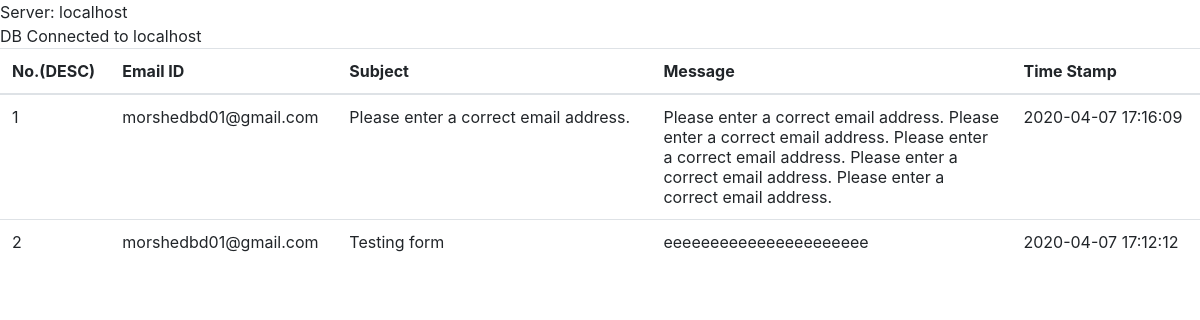
/sent.php, run on the app's committed database.
### tables this page shows
CREATE TABLE `naowas_mail_1` (
  `id` int(11) NOT NULL,
  `email_id` varchar(200) NOT NULL,
  `sub` text NOT NULL,
  `message_body` varchar(1000) NOT NULL,
  `sent_time` timestamp NOT NULL DEFAULT current_timestamp()
);

### sent.php (the view, shortened to what this page needs)
<?php
include 'db.php';
?>
<!DOCTYPE html>
<html>
<head>
    <link rel="stylesheet" href="assets/bootstrap/css/bootstrap.min.css">
    <link rel="stylesheet" href="assets/css/Contact-Form-Clean.css">
    <link rel="stylesheet" href="assets/css/styles.css">
</head>
<body>
<table class="table table-hover">
  <thead>
    <tr>
      <th scope="col">No.(DESC)</th>
      <th scope="col">Email ID</th>
      <th scope="col">Subject</th>
      <th scope="col" style="width: 30.00%">Message</th>
      <th scope="col">Time Stamp</th>
    </tr>
  </thead>
  <tbody>
    <?php
    $sql = "SELECT * FROM naowas_mail_1 ORDER BY id DESC";
    $query = $conn -> prepare($sql);
    $query -> execute();
    $results = $query -> fetchAll(PDO::FETCH_OBJ);
    $count=1;
if($query -> rowCount() > 0)
{
foreach($results as $result)
{
    ?>
    <tr>
       <td><?php echo $count ; ?></td>
       <td><?php echo $result -> email_id ; ?></td>
       <td><?php echo $result -> sub ; ?></td>
       <td><?php echo $result -> message_body ; ?></td>
       <td><?php echo $result -> sent_time ; ?></td>
    </tr>
<?php
$count=$count+1;
 }
}
?>
  </tbody>
</table>
</body>
</html>

### db.php (shortened to what this page needs)
<?php
$local="localhost";
$server_type = $_SERVER['HTTP_HOST'];
echo $server_type ;
if($server_type===$local){
    try {
        echo "DB Connected to localhost";
        }
    catch(PDOException $e)
        {
        echo "Connection failed for localhost: " . $e->getMessage();
        }
}
    else{
        echo "Nothing found";
       }
?>

### data on the page
naowas_mail_1: email "morshedbd01@gmail.com", sub "Please enter a correct email address.", message_body "Please enter a correct email address. Please enter a correct email address. Please enter a correct email address. Please enter a correct email address. Please enter a correct email address.", sent_time "2020-04-07 17:16:09"
naowas_mail_1: email "morshedbd01@gmail.com", sub "Testing form", message_body "eeeeeeeeeeeeeeeeeeeeee", sent_time "2020-04-07 17:12:12"

### other printed values
$server_type "localhost"
